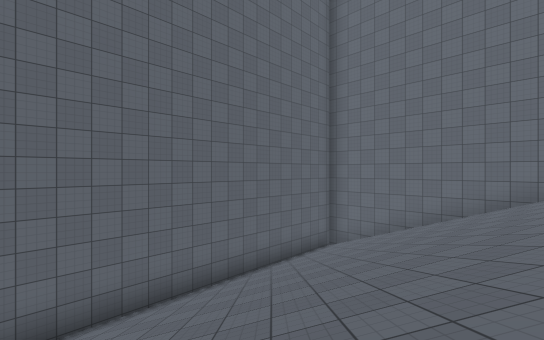
[1] (above)

17 first-person views from a walk through a scene from a Unity 3-D project. The camera is 1.4 m above the floor, looks level and sees 90° across. The floor is counted in squares, 2 m on a side. Each view is taken from the middle of a square. On the plan, view 1 faces up. The plan holds only what a view shows up to about 9 squares ahead; the rest is blank. The place goes on beyond the plan. The player is left out. Some animated figures are not drawn. Surface patterns are stand-ins for the level's own textures.

[2]
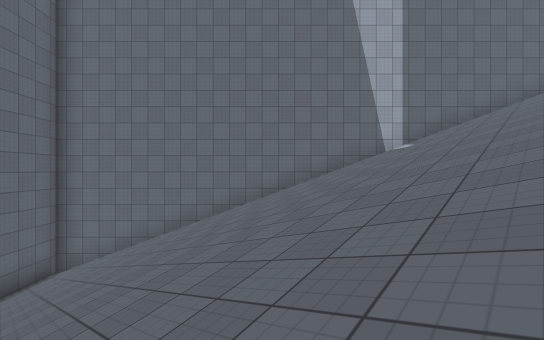

[3]
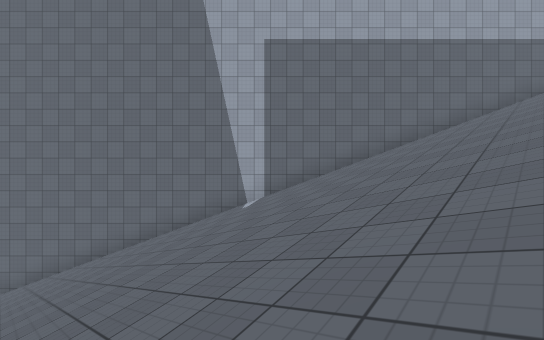

[4]
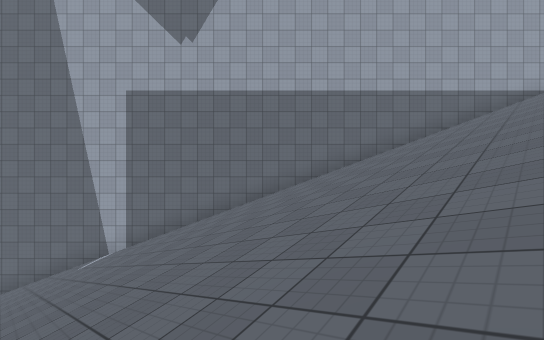

[5]
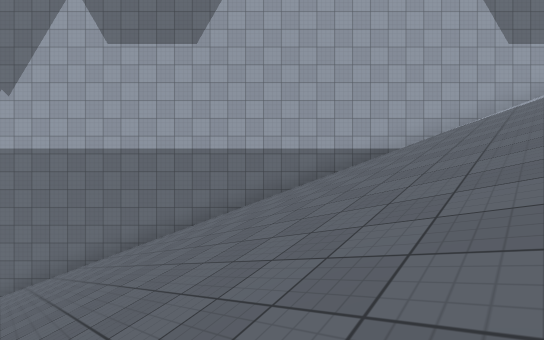

[6]
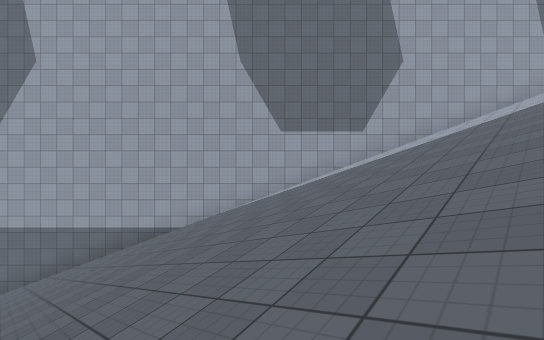

[7]
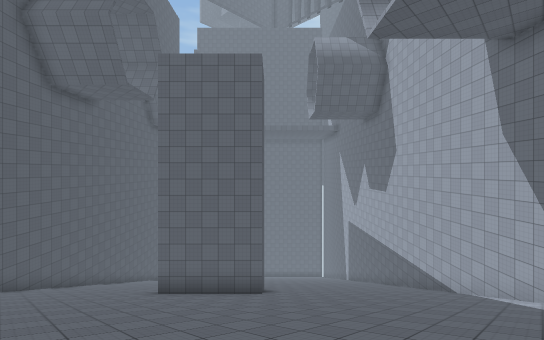

[8]
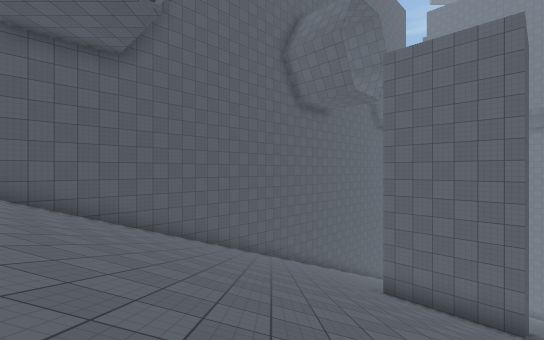

[9]
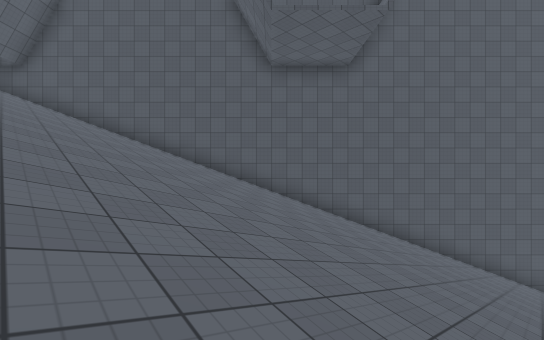

[10]
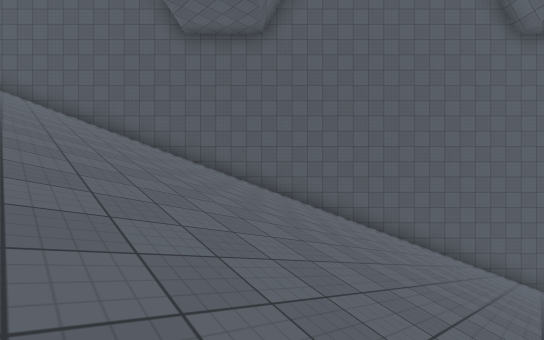

[11]
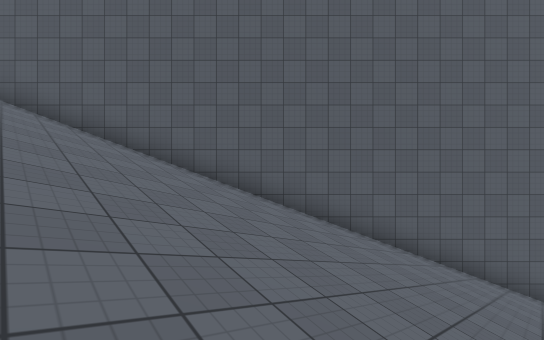

[12]
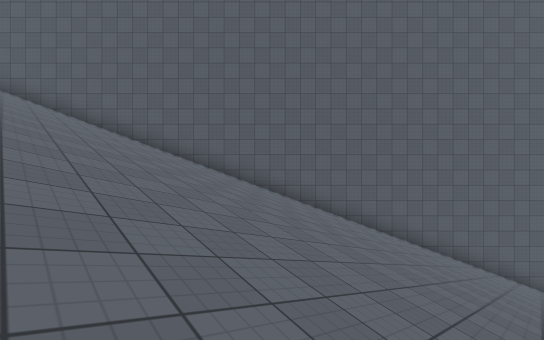

[13]
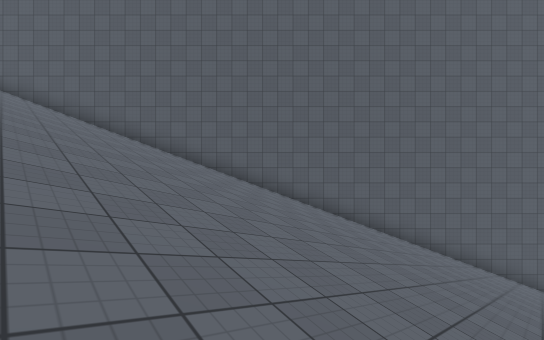

[14]
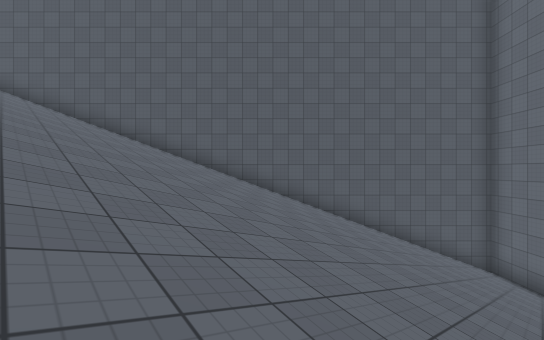

[15]
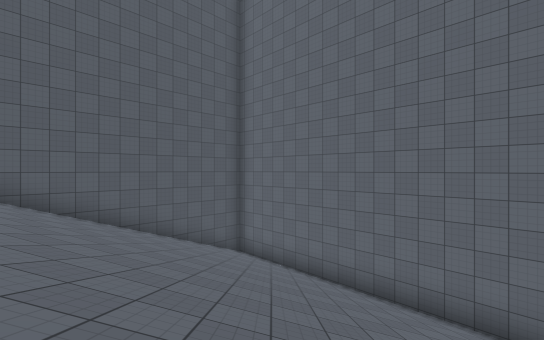

[16]
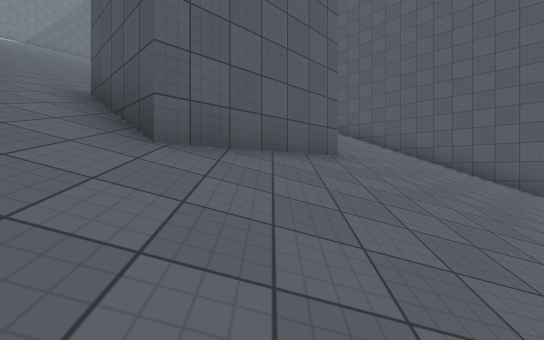

[17]
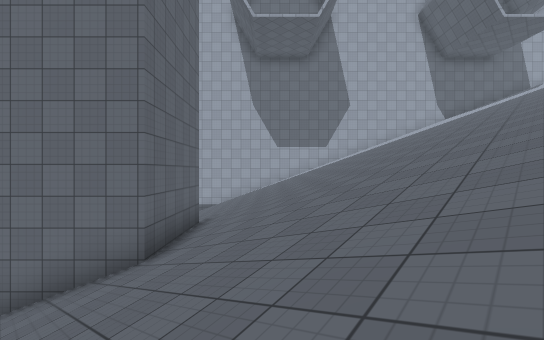

### Floor plan
Key: @ floor where view 1 was taken; # wall or solid block; / step, stairs or slope.
Columns run from 8 left of view 1 to 21 right of it. Each row starts with its distance up from view 1.
 10          ####
  9         ##//##
  8        ##////##
  7       ##//////##
  6      ##////////##
  5     ##//////////##
  4    ##////////////##
  3   ##//////////////##
  2  ##////////////////##
  1 ##//////////////////##
  0 #///////@////////////##
 -1 #/////////////////////##
 -2 ##////////// //////////##
 -3  ##/////////////////////##
 -4   ##/////////////////////##
 -5    ##/////////////////////##
 -6     ##/////////////////////##
 -7      ##/////////////////////##
 -8       ##/////////////////////#
 -9        ##/////////////////////
-10         ##///////////#////////
-11          ##/////////###///////
-12           ##///////####///////
-13            ##///////##////////
-14             ##////////////////
-15              ##///////////////
-16               ##//////////////
-17                ##/////////////
-18                 ##////////////
-19                  ##///////////
-20                   ##//////////
-21                    ##/////////
-22                     ##////////
-23                      ##///////
-24                       ##//////
-25                        ##/////
-26                         ##////
-27                          ##///
-28                           ##//
-29                            ##/
-30                             ##

Where each view was taken, in squares from view 1:
view 1: 0 up, 0 right, facing up
view 2: 0 up, 1 right, facing up-right
view 3: 3 down, 4 right, facing up-right
view 4: 6 down, 7 right, facing up-right
view 5: 9 down, 11 right, facing up-right
view 6: 14 down, 15 right, facing up-right
view 7: 17 down, 21 right, facing up-left
view 8: 17 down, 21 right, facing left
view 9: 17 down, 21 right, facing down-left
view 10: 15 down, 19 right, facing down-left
view 11: 10 down, 10 right, facing down-left
view 12: 6 down, 10 right, facing down-left
view 13: 3 down, 7 right, facing down-left
view 14: 1 up, 3 right, facing down-left
view 15: 1 up, 2 right, facing left
view 16: 7 down, 12 right, facing down
view 17: 18 down, 11 right, facing up-right
